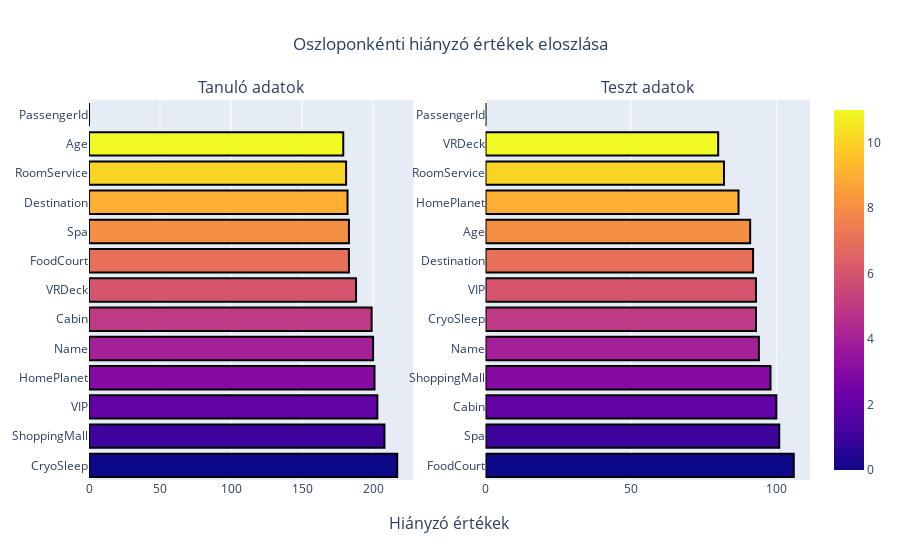

Here is the notebook cell this chart was saved with:
### Markdown cell above
Hiányzó értékek oszloponként

### Code cell
test_null = pd.DataFrame(test.isna().sum())
test_null = test_null.sort_values(by = 0 ,ascending = False)
train_null = pd.DataFrame(train.isna().sum())
train_null = train_null.sort_values(by = 0 ,ascending = False)[:-1]


fig = make_subplots(rows=1, 
                    cols=2,
                    column_titles = ["Tanuló adatok", "Teszt adatok"] ,
                    x_title="Hiányzó értékek")

fig.add_trace(go.Bar(x=train_null[0],
                     y=train_null.index,
                     orientation="h",
                    marker=dict(color=[n for n in range(12)], 
                                line_color='rgb(0,0,0)' , 
                                line_width = 2,
                                coloraxis="coloraxis")),
              1, 1)
fig.add_trace(go.Bar(x=test_null[0], 
                     y=test_null.index,
                     orientation="h",
                    marker=dict(color=[n for n in range(12)], 
                                line_color='rgb(0,0,0)', 
                                line_width = 2,
                                coloraxis="coloraxis")),
              1, 2)

fig.update_layout(showlegend=False, title_text="Oszloponkénti hiányzó értékek eloszlása", title_x=0.5)

### Figure 1 — Plotly figure (JSON) as saved in the notebook; plotly's stock layout.template omitted (floating-point values rounded to 4 significant figures)
{"data": [{"marker": {"color": [0, 1, 2, 3, 4, 5, 6, 7, 8, 9, 10, 11], "coloraxis": "coloraxis", "line": {"color": "rgb(0,0,0)", "width": 2}}, "orientation": "h", "type": "bar", "x": [217, 208, 203, 201, 200, 199, 188, 183, 183, 182, 181, 179, 0], "xaxis": "x", "y": ["CryoSleep", "ShoppingMall", "VIP", "HomePlanet", "Name", "Cabin", "VRDeck", "FoodCourt", "Spa", "Destination", "RoomService", "Age", "PassengerId"], "yaxis": "y"}, {"marker": {"color": [0, 1, 2, 3, 4, 5, 6, 7, 8, 9, 10, 11], "coloraxis": "coloraxis", "line": {"color": "rgb(0,0,0)", "width": 2}}, "orientation": "h", "type": "bar", "x": [106, 101, 100, 98, 94, 93, 93, 92, 91, 87, 82, 80, 0], "xaxis": "x2", "y": ["FoodCourt", "Spa", "Cabin", "ShoppingMall", "Name", "CryoSleep", "VIP", "Destination", "Age", "HomePlanet", "RoomService", "VRDeck", "PassengerId"], "yaxis": "y2"}], "layout": {"annotations": [{"font": {"size": 16}, "showarrow": false, "text": "Tanuló adatok", "x": 0.225, "xanchor": "center", "xref": "paper", "y": 1, "yanchor": "bottom", "yref": "paper"}, {"font": {"size": 16}, "showarrow": false, "text": "Teszt adatok", "x": 0.775, "xanchor": "center", "xref": "paper", "y": 1, "yanchor": "bottom", "yref": "paper"}, {"font": {"size": 16}, "showarrow": false, "text": "Hiányzó értékek", "x": 0.5, "xanchor": "center", "xref": "paper", "y": 0, "yanchor": "top", "yref": "paper", "yshift": -30}], "showlegend": false, "title": {"text": "Oszloponkénti hiányzó értékek eloszlása", "x": 0.5}, "xaxis": {"anchor": "y", "domain": [0, 0.45]}, "xaxis2": {"anchor": "y2", "domain": [0.55, 1]}, "yaxis": {"anchor": "x", "domain": [0, 1]}, "yaxis2": {"anchor": "x2", "domain": [0, 1]}}}
